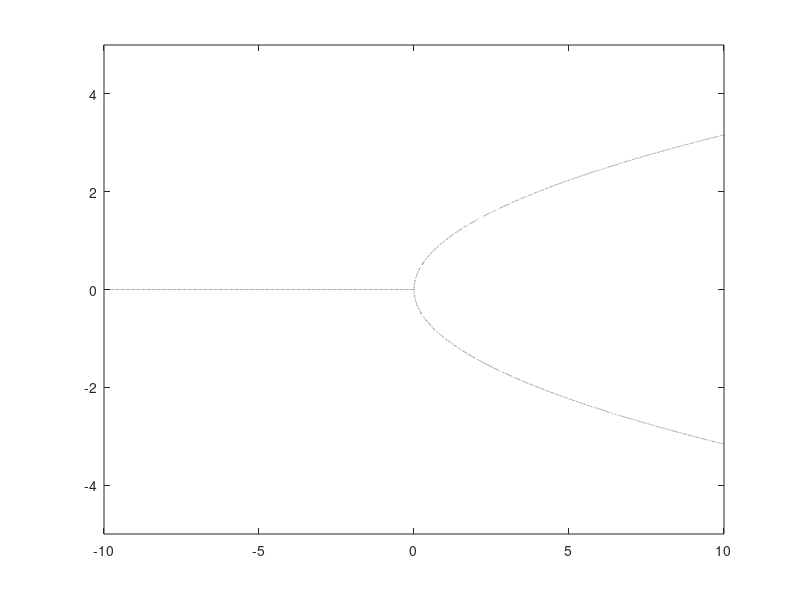

The MATLAB source for this figure: (Note: this script raises an error after producing the figure.)
function [] = My1DBifurcationAnalyzer()

    h = 0.01;
    U_ = -10:h:10;
    X_ = -5:h:5;
    dxdt = @(u, x) x^3 - u*x;
    d = 10;

    [U, X] = meshgrid(U_,X_);
    Z = arrayfun(dxdt, U, X);

    %%%%%%%%%%%%%%%%%%%%%%%%%
    % Create New Figure
    %%%%%%%%%%%%%%%%%%%%%%%%%
    figure()

    %%%%%%%%%%%%%%%%%%%%%%%%%
    % Draw Unstable Region
    %%%%%%%%%%%%%%%%%%%%%%%%%
    v = [0,0];
    Z1 = Z;
    for i=1+d:length(X_)-d
        for j=1+d:length(U_)-d
            if(Z(i - d,j) > 0 && Z(i + d,j) < 0)
                Z1(i,j) = NaN;
            end
            if(X(i) == -1) 
                Z1(i,j) = NaN;
            end
        end
    end
    [M,c] = contour(U,X,Z1,v,':black');
    c.LineWidth = 3;

    %%%%%%%%%%%%%%%%%%%%%%%%%
    % Draw Stable Region
    %%%%%%%%%%%%%%%%%%%%%%%%%
    hold on
    v = [0,0];
    Z2 = Z;
    for i=1+d:length(X_)-d
        for j=1+d:length(U_)-d
            if(Z(i - d,j) < 0 && Z(i + d,j) > 0)
                Z2(i,j) = NaN;
            end
        end
    end
    [M,c] = contour(U,X,Z2,v,'black');
    c.LineWidth = 2;

    %%%%%%%%%%%%%%%%%%%%%%%%%
    % Axis Preferences
    %%%%%%%%%%%%%%%%%%%%%%%%%
    hl = xlabel('$\mu$');
    set(hl, 'Interpreter', 'latex');
    hl = ylabel('$x^*$');
    set(gca,'FontSize',20);
    set(hl, 'Interpreter', 'latex');
    hl = title('$x^*$ vs $\mu$');
    set(hl, 'Interpreter', 'latex');
    %set(gca,'xtick',[])
    %set(gca,'ytick',[])
    
end